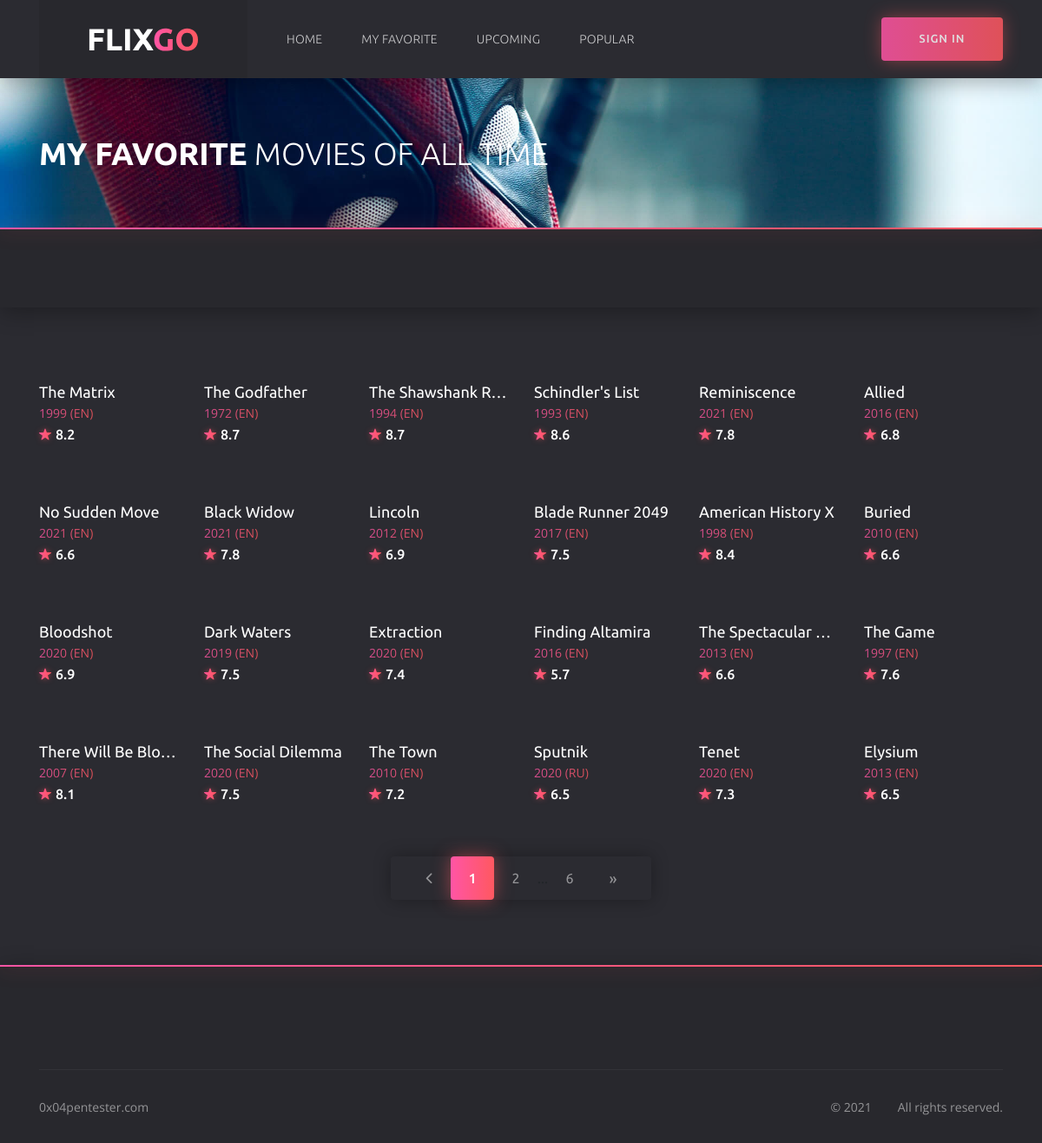
Page /favorite on the committed database.
### models.py (models this page shows)
class Movie(db.Model):
    __tablename__ = "movies"
    id = db.Column(db.Integer, primary_key=True)
    org_id = db.Column(db.Integer, nullable=False)
    title = db.Column(db.String(250), unique=True, nullable=False)
    release_date = db.Column(db.Integer, nullable=False)
    runtime = db.Column(db.Integer, nullable=False)
    tagline = db.Column(db.String(100), nullable=False)
    overview = db.Column(db.String(2500), nullable=False)
    vote_average = db.Column(db.Float, nullable=False)
    ranking = db.Column(db.Float, nullable=False)
    genres = db.Column(db.String(50), nullable=False)
    original_language = db.Column(db.String(10), nullable=False)
    poster_path = db.Column(db.String(250), nullable=False)
    backdrop_path = db.Column(db.String(250), nullable=False)

### routes.py (the view)
@csrf.exempt
@app.route('/favorite', methods=['GET', 'POST'])
def favorite():
    page = request.args.get('page', 1, type=int)
    if request.method == 'GET':
        all_movie = Movie.query.paginate(page=page, per_page=ROWS_PER_PAGE)
        if len(all_movie.items) > 0:
            return render_template('favorite.html', current_user=current_user, all_movie=all_movie)
        return redirect(url_for('index'))
    return redirect(url_for('index'))

### routes.py (called while the page is built)
@app.context_processor
def inject_now():
    return {'now': dt.datetime.utcnow()}

@app.after_request
def apply_caching(response):
    response.headers["HTTP-HEADER"] = "VALUE"
    response.headers["X-Frame-Options"] = "SAMEORIGIN"
    response.headers['X-XSS-Protection'] = '1; mode=block'
    response.headers['X-Content-Type-Options'] = 'nosniff'
    response.headers['Strict-Transport-Security'] = 'max-age=31536000'  # includeSubDomains
    return response

### templates/favorite.html (shortened to what this page needs)
{% extends 'base.html' %}
	{% block header %}
		{% include 'header.html' %}
	{% endblock %}
{% block content %}
	<section class="section section--first section--bg" style="background: url(static/img/home/home__bg2.jpg) no-repeat center/cover">
		<div class="container">
			<div class="row">
				<div class="col-12">
					<div class="section__wrap">
						<h1 class="home__title"><b>My FAVORITE</b> MOVIES OF ALL TIME</h1>
					</div>
				</div>
			</div>
		</div>
	</section>
	<div class="filter">
		<div class="container">
			<div class="row">
				<div class="col-12">
					<div class="filter__content">
					</div>
				</div>
			</div>
		</div>
	</div>
	<div class="catalog">
		<div class="container">
			<div class="row">
				{% for movie in all_movie.items %}
				<div class="col-6 col-sm-4 col-lg-3 col-xl-2">
					<div class="card">
						<div class="card__cover">
						</div>
						<div class="card__content">
							<h3 class="card__title">
								<a href="{{ url_for('details', id=movie.org_id) }}">{{ movie.title }}</a>
							</h3>
							<span class="card__category">
								<a href="{{ url_for('details', id=movie.org_id) }}">{{ movie.release_date }} ({{ movie.original_language | upper }})</a>
							</span>
							<span class="card__rate"><i class="icon ion-ios-star"></i>{{ movie.vote_average }}</span>
						</div>
					</div>
				</div>
				{% endfor %}
				<div class="col-12">
					<ul class="paginator">
						<li class="paginator__item paginator__item--prev">
							<a href="{{ url_for('favorite', page=all_movie.prev_num) }}">
									<i class="icon ion-ios-arrow-back
									{% if all_movie.page == 1 %}
									disabled
									{% endif %}"></i>
							</a>
						</li>
					{% for page_num in all_movie.iter_pages(left_edge=1, right_edge=1, left_current=1, right_current=2) %}
						{% if page_num %}
							{% if all_movie.page == page_num %}
								<li class="paginator__item paginator__item--active">
									<a href="{{ url_for('favorite', page=page_num) }}"
									   class="btn btn-dark">
										{{ page_num }}
									</a>
								</li>
							{% else %}
								<li class="paginator__item">
									<a href="{{ url_for('favorite', page=page_num) }}"
									   class="btn btn-outline-dark">
										{{ page_num }}
									</a>
								</li>
							{% endif %}
						{% else %}
							...
						{% endif %}
					{% endfor %}
						<li class="paginator__item paginator__item--next">
							<a href="{{ url_for('favorite', page=all_movie.next_num) }}"
							   class="btn btn-outline-dark
							   ">
								&raquo;
							</a>
						</li>
					</ul>
				</div>
			</div>
		</div>
	</div>
{% endblock %}
	{% block footer %}
		{% include "footer.html" %}
	{% endblock %}

### rows in the picture
Movie: title "The Matrix", release_date "1999", original_language "EN", vote_average "8.2"
Movie: title "The Godfather", release_date "1972", original_language "EN", vote_average "8.7"
Movie: title "The Shawshank R…", release_date "1994", original_language "EN", vote_average "8.7"
Movie: title "Schindler's List", release_date "1993", original_language "EN", vote_average "8.6"
Movie: title "Reminiscence", release_date "2021", original_language "EN", vote_average "7.8"
Movie: title "Allied", release_date "2016", original_language "EN", vote_average "6.8"
Movie: title "No Sudden Move", release_date "2021", original_language "EN", vote_average "6.6"
Movie: title "Black Widow", release_date "2021", original_language "EN", vote_average "7.8"
Movie: title "Lincoln", release_date "2012", original_language "EN", vote_average "6.9"
Movie: title "Blade Runner 2049", release_date "2017", original_language "EN", vote_average "7.5"
Movie: title "American History X", release_date "1998", original_language "EN", vote_average "8.4"
Movie: title "Buried", release_date "2010", original_language "EN", vote_average "6.6"
Movie: title "Bloodshot", release_date "2020", original_language "EN", vote_average "6.9"
Movie: title "Dark Waters", release_date "2019", original_language "EN", vote_average "7.5"
Movie: title "Extraction", release_date "2020", original_language "EN", vote_average "7.4"
Movie: title "Finding Altamira", release_date "2016", original_language "EN", vote_average "5.7"
Movie: title "The Spectacular…", release_date "2013", original_language "EN", vote_average "6.6"
Movie: title "The Game", release_date "1997", original_language "EN", vote_average "7.6"
Movie: title "There Will Be Blood", release_date "2007", original_language "EN", vote_average "8.1"
Movie: title "The Social Dilemma", release_date "2020", original_language "EN", vote_average "7.5"
Movie: title "The Town", release_date "2010", original_language "EN", vote_average "7.2"
Movie: title "Sputnik", release_date "2020", original_language "RU", vote_average "6.5"
Movie: title "Tenet", release_date "2020", original_language "EN", vote_average "7.3"
Movie: title "Elysium", release_date "2013", original_language "EN", vote_average "6.5"

### other values in the picture
{{ page_num }} "1"
{{ page_num }} "2" "6"
